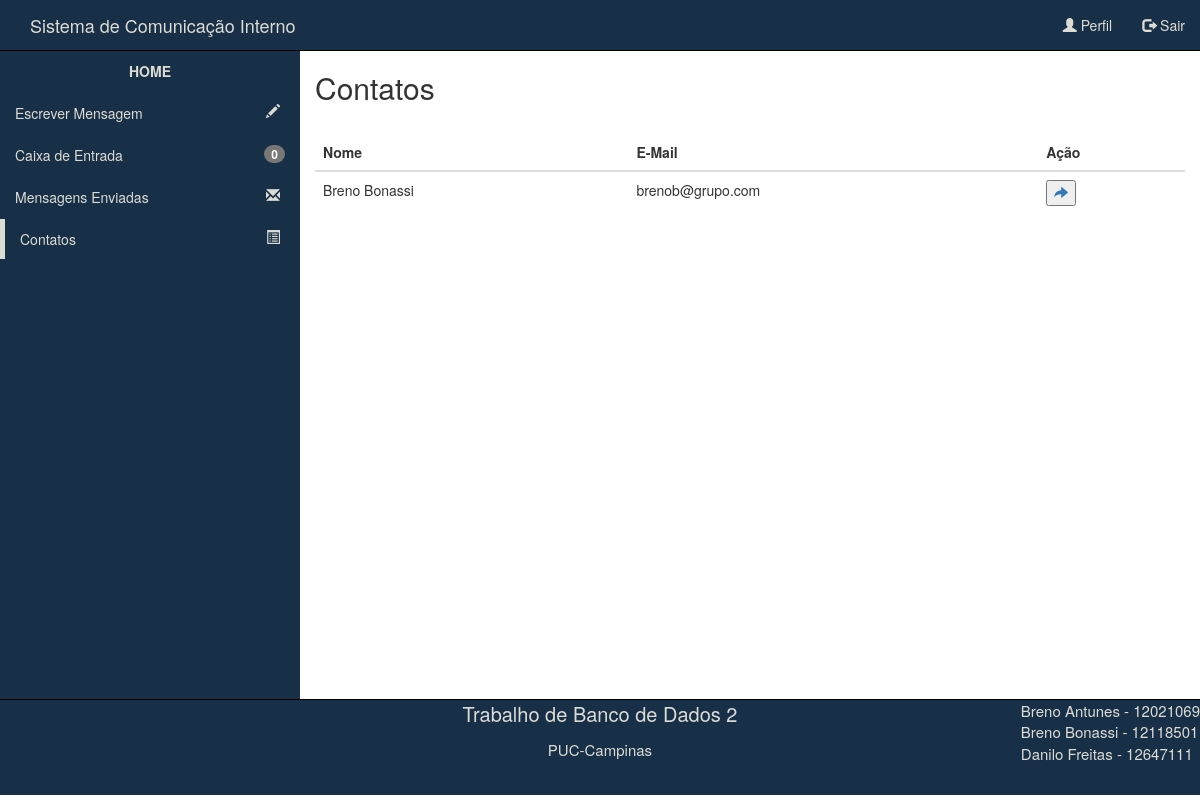
Page /contatos.php (signed in) on the earlier database version.
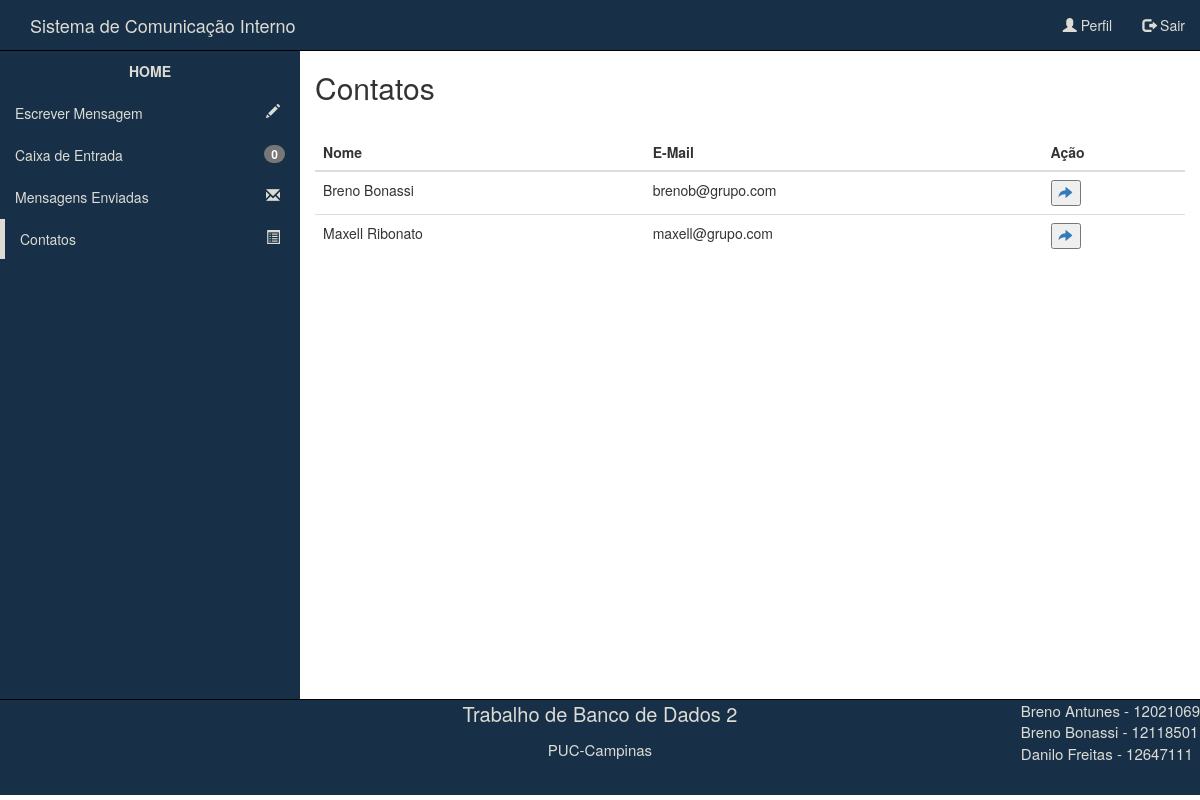
Same page on the later database version.
### tables this page shows
CREATE TABLE IF NOT EXISTS `USUARIO` (
  `id_pessoa` int(11) NOT NULL,
  `nome` varchar(60) NOT NULL,
  `cpf` varchar(14) NOT NULL,
  `data_nascimento` date NOT NULL,
  `email` varchar(75) NOT NULL,
  `senha` varchar(15) NOT NULL,
  `departamento` int(11) NOT NULL,
  `perfil` int(11) NOT NULL
);

### contatos.php (the view, shortened to what this page needs)
<?php
    $idUsuario = $_SESSION['id'];
    $consultaMsg = mysql_query("SELECT * FROM MENSAGEM WHERE destinatario='$idUsuario' AND lida = 0") or die(mysql_error());
    $msgsNaoLidas = mysql_num_rows($consultaMsg);
?>
<!DOCTYPE html>
<html lang="pt-br">
<head>
    <link rel="stylesheet" href="css/bootstrap.css">
    <link rel="stylesheet" href="css/estilo.css">
    <link rel="stylesheet" href="css/menuTopoEstilo.css">
    <link rel="stylesheet" href="css/menuLateralEstilo.css">
</head>
<body>
    <nav class="navbav navbar-default menuSuperior">
        <div class="container-fluid">
            <div class="navbar-header">
                <a class="navbar-brand" id="tituloTopo" href="index.php">Sistema de Comunicação Interno</a>
            </div>
            <ul class="nav navbar-nav navbar-right">
                <li><a id="opcaoMenuSuperior1" href="perfil.php"><span class="glyphicon glyphicon-user"></span> Perfil</a></li>
                <li><a id="opcaoMenuSuperior2" href="login.php"><span class="glyphicon glyphicon-log-out"></span> Sair</a></li>
            </ul>
        </div>
    </nav>
    <div class="container-fluid principal">
        <div class="row linhaPrincipal">
            <nav class="col-md-3 menuLateral">
                <ul class="nav nav-pulls nav-stacked">
                        <li>
                            <a href="index.php" id="opcaoMenuLateral0">HOME</a>
                        </li>
                        <li>
	                        <a href="escreverMensagem.php?&go=enviar" id="opcaoMenuLateral1">Escrever Mensagem <span class="glyphicon glyphicon-pencil pull-right icones"></span></a>
	                    </li>
	                    <li>
	                        <a href="mensagensRecebidas.php" id="opcaoMenuLateral2">Caixa de Entrada <span class="badge pull-right"><?php echo $msgsNaoLidas; ?></span></a>
	                    </li>
	                    <li>
	                        <a href="mensagensEnviadas.php" id="opcaoMenuLateral3">Mensagens Enviadas <span class="glyphicon glyphicon-envelope pull-right icones"></span></a>
	                    </li>
	                    <li class = "active">
	                        <a href="contatos.php" id="opcaoMenuLateral4">Contatos <span class="glyphicon glyphicon-list-alt pull-right icones"></span></a>
	                    </li>
                    </ul>
            </nav>
            <section class="col-md-9 conteudo">
                <h2>Contatos</h2>
                <br>
                <table class="table table-hover">
                    <thead>
                        <th>Nome</th>
                        <th>E-Mail</th>
                        <th>Ação</th>
                    </thead>
                    <tbody>
                        <?php
                            $sql = mysql_query("SELECT * FROM USUARIO WHERE departamento = (SELECT departamento FROM USUARIO WHERE id_pessoa = '$idUsuario') AND id_pessoa <> '$idUsuario'");
                            while($linha = mysql_fetch_array($sql)){
                                echo "<tr>";
                                echo "<td>" . $linha['nome'] . "</td>";
                                echo "<td>" . $linha['email'] . "</td>";
                                echo "<td>
                                        <button title = 'Enviar Mensagem'><a href='escreverMensagem.php?&go=contato&destinatario=". $linha['id_pessoa'] ."'><span class = 'glyphicon glyphicon-share-alt'></span></a></button>
                                        </td>";
                                echo "</tr>";
                            }
                        ?>
                    </tbody>
                </table>
            </section>
        </div>
    </div>
    <div class="container-fluid rodape">
        <footer class="row">
            <div class="col-md-4 conteudoRodape">
            </div>
            <div class="col-md-4 conteudoRodape">
                <p style="font-size:20px">Trabalho de Banco de Dados 2</p>
                <p style="font-size:15px">PUC-Campinas</p>
            </div>
            <div class="col-md-4 conteudoRodape">
                <p class="pull-right text-left"style="font-size:15px">Breno Antunes - 12021069 <br>Breno Bonassi - 12118501 <br>Danilo Freitas - 12647111 </p>
            </div>
        </footer>
    </div>
</body>
</html>

Differences in the rows shown:
added usuario: nome "Maxell Ribonato", email "maxell@grupo.com"
